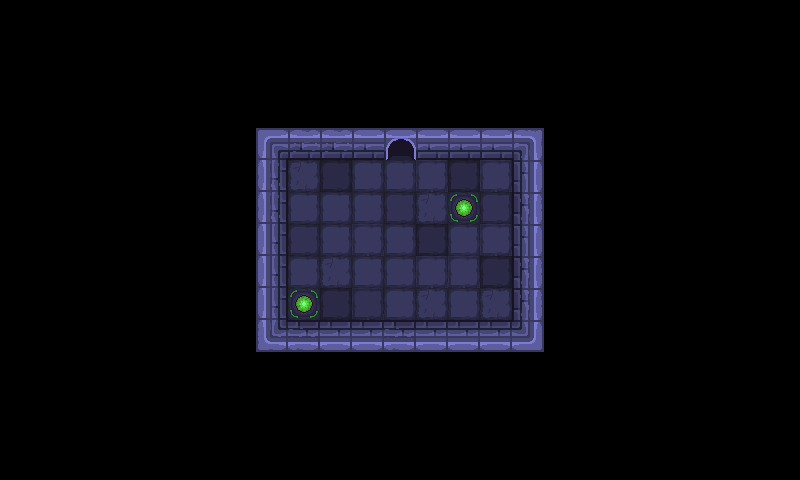

This game map was drawn from its Tiled (.tmx) file and the tilesets committed beside it. A one-line description and the full map source follow:
An orthogonal 25x15 tile map with 32x32 px tiles, 3 tile layers (Layer, objects, spawner) and 5 objects.

<map version="1.10" tiledversion="1.10.2" orientation="orthogonal" renderorder="right-down" width="25" height="15" tilewidth="32" tileheight="32" infinite="0" nextlayerid="7" nextobjectid="95">
 <tileset firstgid="1" source="maptiles.tsx" />
 <objectgroup id="3" name="colliders">
  <object id="65" x="768" y="0">
   <polygon points="0,0 0,480 32,480 32,0" />
  </object>
  <object id="66" x="32" y="0">
   <polygon points="0,0 0,32 736,32 736,0" />
  </object>
  <object id="67" x="32" y="0">
   <polygon points="0,0 -32,0 -32,480 0,480" />
  </object>
  <object id="68" x="32" y="448" visible="0">
   <polygon points="0,0 0,32 736,32 736,0" />
  </object>
  <object id="69" x="32" y="448">
   <polygon points="0,0 0,32 736,32 736,0" />
  </object>
 </objectgroup>
 <layer id="4" name="Layer" width="25" height="15">
  <data encoding="csv">
0,0,0,0,0,0,0,0,0,0,0,0,0,0,0,0,0,0,0,0,0,0,0,0,0,
0,0,0,0,0,0,0,0,0,0,0,0,0,0,0,0,0,0,0,0,0,0,0,0,0,
0,0,0,0,0,0,0,0,0,0,0,0,0,0,0,0,0,0,0,0,0,0,0,0,0,
0,0,0,0,0,0,0,0,0,0,0,0,0,0,0,0,0,0,0,0,0,0,0,0,0,
0,0,0,0,0,0,0,0,1,31,31,2,4,2,2,2,32,0,0,0,0,0,0,0,0,
0,0,0,0,0,0,0,0,38,39,29,10,10,10,29,10,11,0,0,0,0,0,0,0,0,
0,0,0,0,0,0,0,0,38,10,10,10,21,39,10,21,40,0,0,0,0,0,0,0,0,
0,0,0,0,0,0,0,0,9,21,10,10,10,29,10,10,11,0,0,0,0,0,0,0,0,
0,0,0,0,0,0,0,0,9,10,39,10,10,10,10,29,40,0,0,0,0,0,0,0,0,
0,0,0,0,0,0,0,0,9,10,29,21,10,39,10,39,40,0,0,0,0,0,0,0,0,
0,0,0,0,0,0,0,0,46,47,18,18,47,18,18,18,19,0,0,0,0,0,0,0,0,
0,0,0,0,0,0,0,0,0,0,0,0,0,0,0,0,0,0,0,0,0,0,0,0,0,
0,0,0,0,0,0,0,0,0,0,0,0,0,0,0,0,0,0,0,0,0,0,0,0,0,
0,0,0,0,0,0,0,0,0,0,0,0,0,0,0,0,0,0,0,0,0,0,0,0,0,
0,0,0,0,0,0,0,0,0,0,0,0,0,0,0,0,0,0,0,0,0,0,0,0,0
</data>
 </layer>
 <layer id="1" name="objects" width="25" height="15">
  <data encoding="csv">
0,0,0,0,0,0,0,0,0,0,0,0,0,0,0,0,0,0,0,0,0,0,0,0,0,
0,0,0,0,0,0,0,0,0,0,0,0,0,0,0,0,0,0,0,0,0,0,0,0,0,
0,0,0,0,0,0,0,0,0,0,0,0,0,0,0,0,0,0,0,0,0,0,0,0,0,
0,0,0,0,0,0,0,0,0,0,0,0,0,0,0,0,0,0,0,0,0,0,0,0,0,
0,0,0,0,0,0,0,0,0,0,0,0,0,0,0,0,0,0,0,0,0,0,0,0,0,
0,0,0,0,0,0,0,0,0,0,0,0,0,43,0,43,0,0,0,0,0,0,0,0,0,
0,0,0,0,0,0,0,0,0,0,0,0,0,0,0,0,0,0,0,0,0,0,0,0,0,
0,0,0,0,0,0,0,0,0,0,0,43,0,0,0,43,0,0,0,0,0,0,0,0,0,
0,0,0,0,0,0,0,0,0,0,0,0,0,43,43,0,0,0,0,0,0,0,0,0,0,
0,0,0,0,0,0,0,0,0,0,0,43,0,0,0,0,0,0,0,0,0,0,0,0,0,
0,0,0,0,0,0,0,0,0,0,0,0,0,0,0,0,0,0,0,0,0,0,0,0,0,
0,0,0,0,0,0,0,0,0,0,0,0,0,0,0,0,0,0,0,0,0,0,0,0,0,
0,0,0,0,0,0,0,0,0,0,0,0,0,0,0,0,0,0,0,0,0,0,0,0,0,
0,0,0,0,0,0,0,0,0,0,0,0,0,0,0,0,0,0,0,0,0,0,0,0,0,
0,0,0,0,0,0,0,0,0,0,0,0,0,0,0,0,0,0,0,0,0,0,0,0,0
</data>
 </layer>
 <layer id="5" name="spawner" width="25" height="15">
  <data encoding="csv">
0,0,0,0,0,0,0,0,0,0,0,0,0,0,0,0,0,0,0,0,0,0,0,0,0,
0,0,0,0,0,0,0,0,0,0,0,0,0,0,0,0,0,0,0,0,0,0,0,0,0,
0,0,0,0,0,0,0,0,0,0,0,0,0,0,0,0,0,0,0,0,0,0,0,0,0,
0,0,0,0,0,0,0,0,0,0,0,0,0,0,0,0,0,0,0,0,0,0,0,0,0,
0,0,0,0,0,0,0,0,0,0,0,0,0,0,0,0,0,0,0,0,0,0,0,0,0,
0,0,0,0,0,0,0,0,0,0,0,0,0,0,0,0,0,0,0,0,0,0,0,0,0,
0,0,0,0,0,0,0,0,0,0,0,0,0,0,44,0,0,0,0,0,0,0,0,0,0,
0,0,0,0,0,0,0,0,0,0,0,0,0,0,0,0,0,0,0,0,0,0,0,0,0,
0,0,0,0,0,0,0,0,0,0,0,0,0,0,0,0,0,0,0,0,0,0,0,0,0,
0,0,0,0,0,0,0,0,0,44,0,0,0,0,0,0,0,0,0,0,0,0,0,0,0,
0,0,0,0,0,0,0,0,0,0,0,0,0,0,0,0,0,0,0,0,0,0,0,0,0,
0,0,0,0,0,0,0,0,0,0,0,0,0,0,0,0,0,0,0,0,0,0,0,0,0,
0,0,0,0,0,0,0,0,0,0,0,0,0,0,0,0,0,0,0,0,0,0,0,0,0,
0,0,0,0,0,0,0,0,0,0,0,0,0,0,0,0,0,0,0,0,0,0,0,0,0,
0,0,0,0,0,0,0,0,0,0,0,0,0,0,0,0,0,0,0,0,0,0,0,0,0
</data>
 </layer>
</map>
